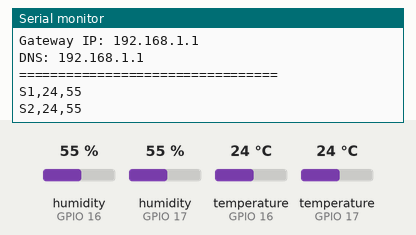
A sketch run on a simulated ESP32. On the bench: the last lines printed to the serial monitor. The inputs (shaded band) are chosen by the test bench; at power-on: humidity (sensors on GPIO 16, GPIO 17) 55 %, temperature (sensors on GPIO 16, GPIO 17) 24 °C. WiFi joins after 1.5 s; servers stay silent unless stated.

Above: at 2.7 s.
2.8 s: humidity (sensor on GPIO 16) set to 22 %
At 5.8 s:
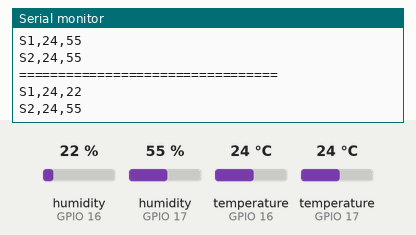
7.0 s: humidity (sensor on GPIO 17) set to 22 %
At 9.4 s:
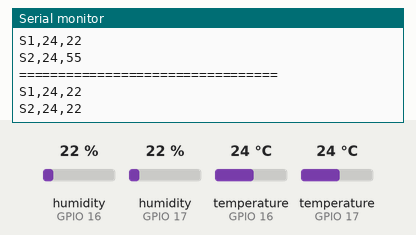
11.2 s: temperature (sensor on GPIO 16) set to 12 °C
At 13.0 s:
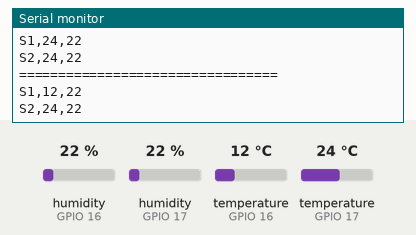
15.4 s: temperature (sensor on GPIO 17) set to 12 °C
At 19.0 s:
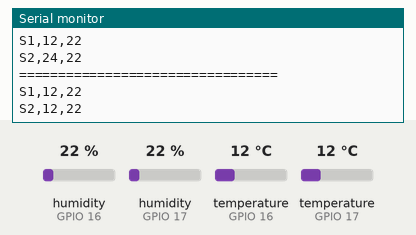
19.6 s: humidity (sensor on GPIO 16) set to 40 %
At 22.5 s:
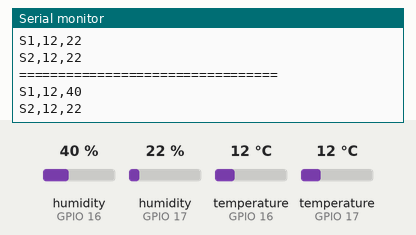
23.8 s: humidity (sensor on GPIO 17) set to 40 %
At 26.1 s:
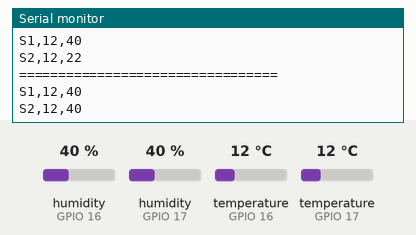
Timing chart, 0 to 27.6 s (numbered marks = the images above; inputs shaded):
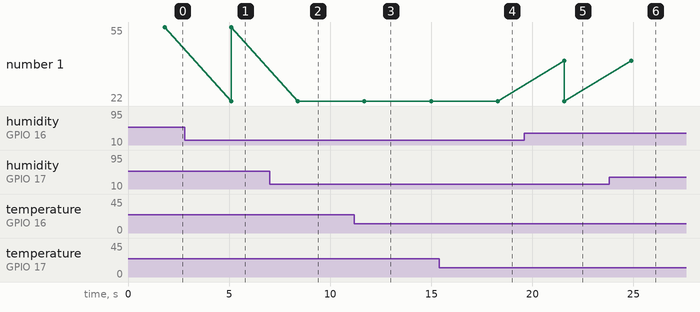

Measured:
- after the input at 2.8 s, the serial monitor: prints a new line after 2.3 s (image 1)
- after the input at 7.0 s, the serial monitor: prints a new line after 1.4 s (image 2)
- after the input at 11.2 s, the serial monitor: prints a new line after 0.50 s (image 3)
- after the input at 15.4 s, the serial monitor: prints a new line after 2.9 s (image 4)
- after the input at 19.6 s, the serial monitor: prints a new line after 2.0 s (image 5)
- after the input at 23.8 s, the serial monitor: prints a new line after 1.1 s (image 6)

The sketch:

ESP32DHT11_TCPClient.ino
```cpp
/*
     Example of connection using Static IP
     by Evandro Luis Copercini
     Public domain - 2017
*/

#include <Arduino.h>
#include <WiFi.h>
#include <SimpleDHT.h>

int pin1DHT11 = 16; //ESP32 GPIO16
int pin2DHT11 =17; //ESP32 GPIO16
SimpleDHT11 dht11;

const char *ssid = "YOUR_WIFI_SSID";
const char *password = "YOUR_WIFI_PASSWORD";

IPAddress local_IP(10, 10, 30, 110);
IPAddress gateway(10, 10, 30, 254);
IPAddress subnet(255, 255, 255, 0);
IPAddress primaryDNS(10, 10, 30, 100);    //optional
IPAddress secondaryDNS(8, 8, 4, 4);  //optional

WiFiClient client;
const char* ip="10.10.30.15";
const uint port=8888;

void setup() {
  Serial.begin(115200);

  WiFi.setMinSecurity(WIFI_AUTH_WEP);
  if (!WiFi.config(local_IP, gateway, subnet, primaryDNS, secondaryDNS)) {
    Serial.println("STA Failed to configure");
  }

  Serial.print("Connecting to ");
  Serial.println(ssid);

  WiFi.begin(ssid, password);

  while (WiFi.status() != WL_CONNECTED) {
    delay(500);
    Serial.print(".");
  }

  Serial.println("");
  Serial.println("WiFi connected!");
  Serial.print("IP address: ");
  Serial.println(WiFi.localIP());
  Serial.print("ESP Mac Address: ");
  Serial.println(WiFi.macAddress());
  Serial.print("Subnet Mask: ");
  Serial.println(WiFi.subnetMask());
  Serial.print("Gateway IP: ");
  Serial.println(WiFi.gatewayIP());
  Serial.print("DNS: ");
  Serial.println(WiFi.dnsIP());
}
void loop() {

  while(!client.connected())
  {
  client.connect(ip,port);
  Serial.print("");
  delay(50);

  }

  if(client.connected())
  {
      byte temperature1= 0;
      byte humidity1 = 0;
      byte temperature2 = 0;
      byte humidity2 = 0;

      int err = SimpleDHTErrSuccess;
      // start working...
      Serial.println("=================================");
      if ((err = dht11.read(pin1DHT11, &temperature1, &humidity1, NULL)) != SimpleDHTErrSuccess) {
        Serial.print("Read DHT11 failed, err="); Serial.println(err);delay(1000);
        return;
      }
  if ((err = dht11.read(pin2DHT11, &temperature2, &humidity2, NULL)) != SimpleDHTErrSuccess) {
        Serial.print("Read DHT11 failed, err="); Serial.println(err);delay(1000);
        return;
  }

  String sendstr="S1," + String(temperature1) + "," + String(humidity1);
  Serial.println(sendstr);
  client.write((const uint8_t*)sendstr.c_str(),sendstr.length());
  client.flush();

  sendstr="S2," + String(temperature2) + ","+ String(humidity2);
  Serial.println(sendstr);
  client.write((const uint8_t*)sendstr.c_str(),sendstr.length());
  client.flush();

  client.stop();
  }

delay(3000);
}
```
